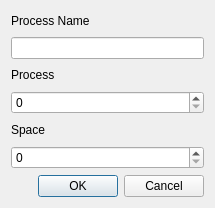
<?xml version="1.0" encoding="UTF-8"?>
<ui version="4.0">
 <class>PriorityDialog</class>
 <widget class="QDialog" name="PriorityDialog">
  <property name="geometry">
   <rect>
    <x>0</x>
    <y>0</y>
    <width>215</width>
    <height>208</height>
   </rect>
  </property>
  <property name="windowTitle">
   <string>Dialog</string>
  </property>
  <layout class="QVBoxLayout" name="verticalLayout_2">
   <item>
    <layout class="QVBoxLayout" name="verticalLayout">
     <item>
      <widget class="QLabel" name="label_2">
       <property name="text">
        <string>Process Name</string>
       </property>
      </widget>
     </item>
     <item>
      <widget class="QLineEdit" name="ProcessName"/>
     </item>
     <item>
      <widget class="QLabel" name="label">
       <property name="text">
        <string>Process</string>
       </property>
      </widget>
     </item>
     <item>
      <widget class="QSpinBox" name="ProcessID">
       <property name="maximum">
        <number>999</number>
       </property>
      </widget>
     </item>
     <item>
      <widget class="QLabel" name="label_3">
       <property name="text">
        <string>Space</string>
       </property>
      </widget>
     </item>
     <item>
      <widget class="QSpinBox" name="Priority"/>
     </item>
    </layout>
   </item>
   <item>
    <widget class="QDialogButtonBox" name="buttonBox">
     <property name="standardButtons">
      <set>QDialogButtonBox::Cancel|QDialogButtonBox::Ok</set>
     </property>
    </widget>
   </item>
  </layout>
 </widget>
 <resources/>
 <connections/>
</ui>
